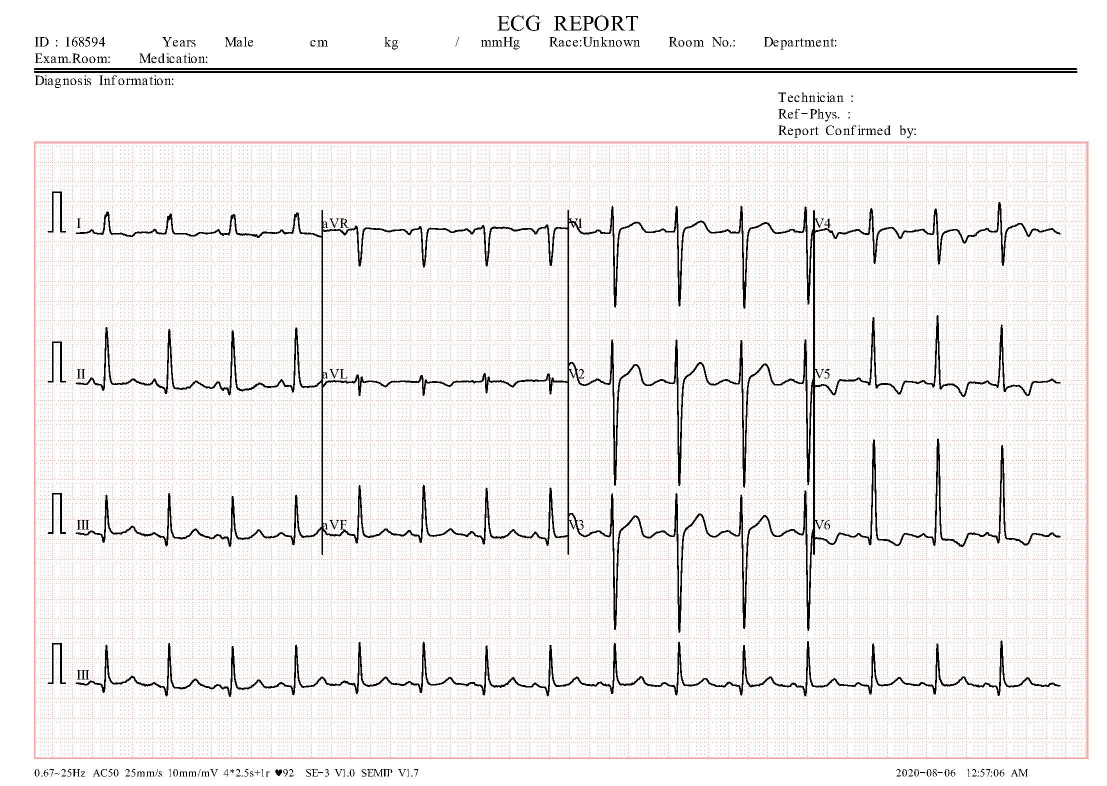
#> input picture mlproject/dataset/ECG_IMAGES_DATASET/Abnormal/HB(1).jpg, 2213 x 1572 px (shown at 1/2 size); its folder holds only this picture in this run
$ python image_preprocessing.py
#> lines starting #> are read from the running program, lines starting #| are printed output that depends on the picture
import os
import cv2
import numpy as np

dataset_path="dataset/ECG_IMAGES_DATASET"
classes=os.listdir(dataset_path)

images=[]
labels=[]

for label,cls in enumerate(classes):
 folder=os.path.join(dataset_path,cls)
 for file in os.listdir(folder):
  path=os.path.join(folder,file)
  img=cv2.imread(path)
#> img is the input picture: shape (1572, 2213, 3); mean B, G, R 238.8, 239, 241.4
  img=cv2.resize(img,(224,224))
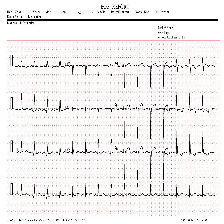
#> img: shape (224, 224, 3); mean B, G, R 238.7, 239, 241
  img=img/255.0
  images.append(img)
  labels.append(label)
#> pass 2 of the loop `for label,cls in enumerate(classes):`:
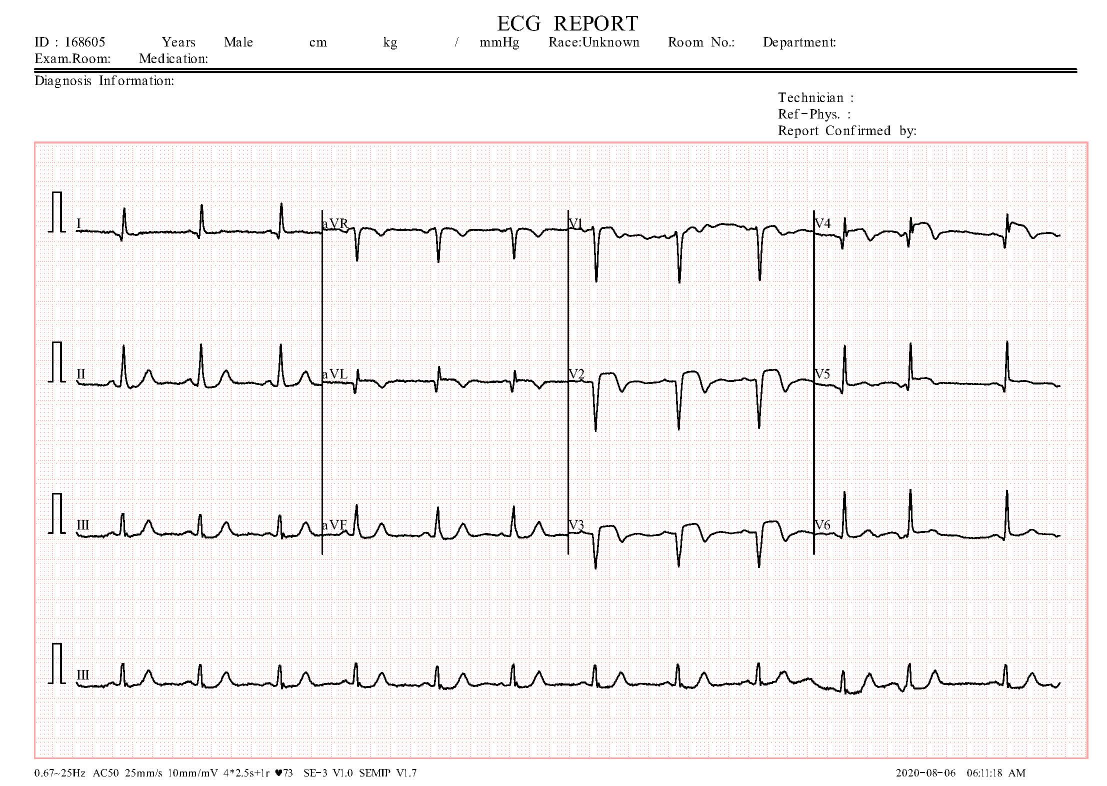
#> input picture mlproject/dataset/ECG_IMAGES_DATASET/History_MI/PMI(10).jpg, 2213 x 1572 px (shown at 1/2 size)
#> img is the input picture: shape (1572, 2213, 3); mean B, G, R 240.5, 240.8, 243.1
#> `img=cv2.resize(img,(224,224))`:
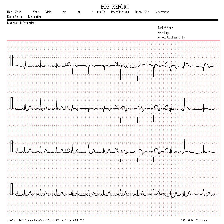
#> img: shape (224, 224, 3); mean B, G, R 240.4, 240.7, 242.8

X=np.array(images)
y=np.array(labels)

print(X.shape)
#| (2, 224, 224, 3)

np.save("X.npy",X)
np.save("y.npy",y)
